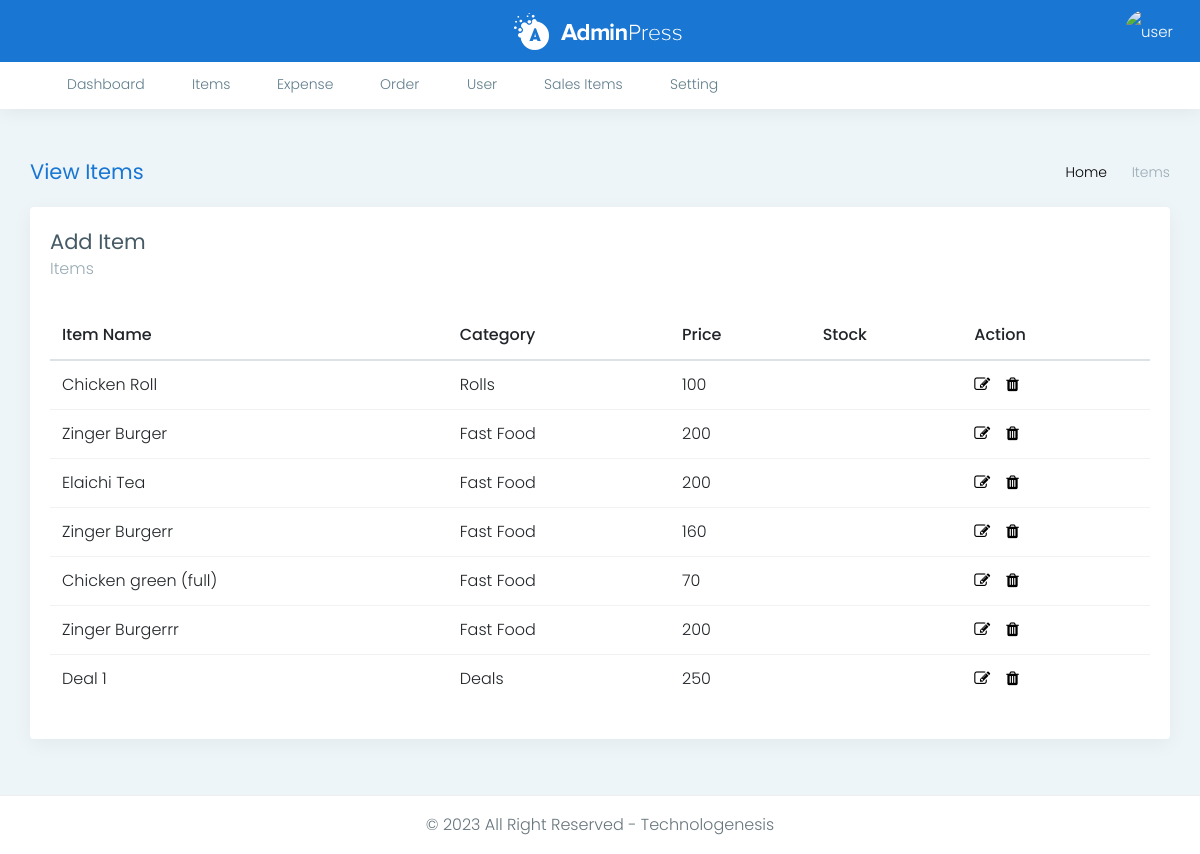
Before: /items.php (signed in) with the older database file.
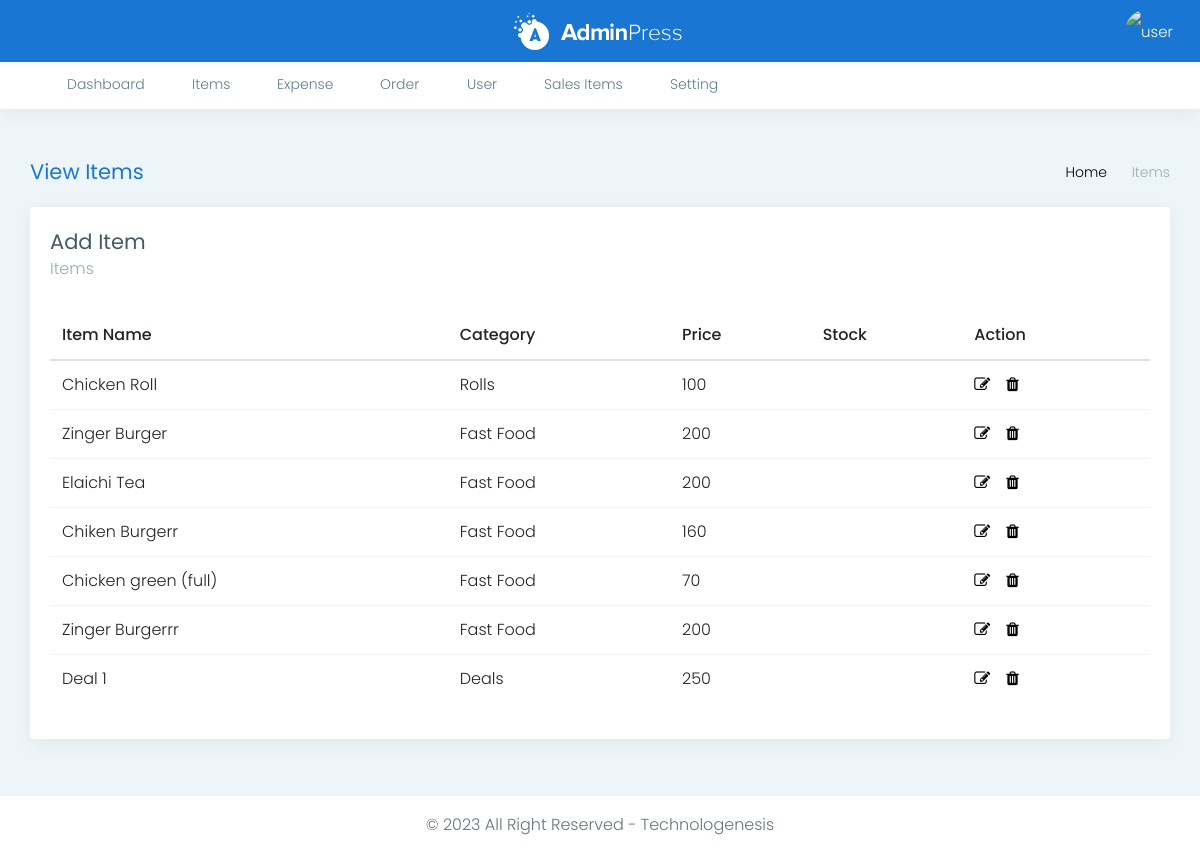
After: the same page with the newer database file.
### tables this page shows
CREATE TABLE `items_and_deals` (
  `i_id` int(11) NOT NULL,
  `item_name` varchar(100) DEFAULT NULL,
  `item_type` int(11) DEFAULT 0,
  `item_cat` int(11) NOT NULL,
  `items` varchar(510) DEFAULT '',
  `item_price` int(11) DEFAULT NULL
);

CREATE TABLE `catlog` (
  `id` int(11) NOT NULL,
  `name` varchar(100) NOT NULL,
  `status` int(11) NOT NULL DEFAULT 1
);

### main.php (called while the page is built, shortened)
<?php session_start();
class cafekahani
{
	function con()
	{
		$con = mysqli_connect('localhost', 'root', '', 'cafe') or die('error');
		return ($con);
	}
	function sel_items()
	{
		$query = "SELECT * from items_and_deals it left join catlog c on it.item_cat = c.id";
		$result = mysqli_query($this->con(), $query);
		return $result;
	}
}
$ob = new cafekahani;

### items.php (the view, shortened to what this page needs)
<?php
include('header.php');
?>
<div class="page-wrapper">
    <div class="row page-titles">
        <div class="col-md-5 align-self-center">
            <h3 class="text-themecolor">View Items</h3>
        </div>
        <div class="col-md-7 align-self-center">
            <ol class="breadcrumb">
                <li class="breadcrumb-item"><a href="index.php">Home</a></li>
                <li class="breadcrumb-item active">Items</li>
            </ol>
        </div>
    </div>
    <div class="container-fluid">
        <div class="row">
            <div class="col-md-12">
                <div class="card card-body">
                    <h3 class="box-title m-b-0">Add Item</h3>
                    <p class="text-muted m-b-30 font-13">Items </p>
                    <div class="row">
                        <div class="col-sm-12 col-xs-12">
                            <table class="table">
                                <tr>
                                    <th>Item Name</th>
                                    <th>Category</th>
                                    <th>Price</th>
                                    <th>Stock</th>
                                    <th>Action</th>
                                </tr>
                                <tbody>
                                    <?php
                                    foreach ($ob->sel_items() as $items) {
                                        echo ("<tr>
                                                <td>" . $items['item_name'] . "</td>
                                                <td>" . $items['name'] . "</td>
                                                <td>" . $items['item_price'] . "</td>
                                                <td>" . $items['stock'] . "</td>
                                                <td><a href='item.php?i_id=" . $items['i_id'] . "'><i class='fa fa-edit'></i></a><a class='mx-3' href='delete-item.php?i_id=" . $items['i_id'] . "'><i class='fa fa-trash'></i></a></td>
                                                </tr>");
                                    }
                                    ?>
                                </tbody>
                            </table>
                        </div>
                    </div>
                </div>
            </div>
        </div>
        <?php
        include('footer.php');
        ?>

Changed rows visible on the page:
changed items_and_deals: item_name "Zinger Burgerr" → "Chiken Burgerr"
